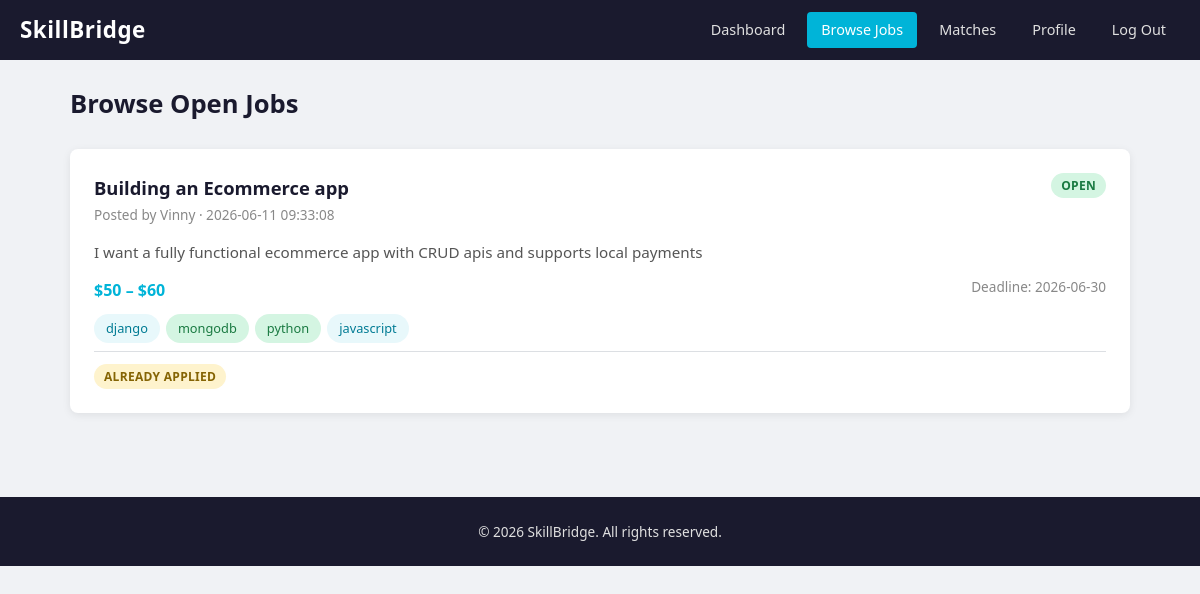
The app's page /browse_jobs.php (signed in) with its own data.
### tables this page shows
CREATE TABLE jobs (
        id INTEGER PRIMARY KEY AUTOINCREMENT,
        client_id INTEGER NOT NULL,
        title TEXT NOT NULL,
        description TEXT NOT NULL,
        budget_min REAL NOT NULL,
        budget_max REAL NOT NULL,
        deadline TEXT NOT NULL,
        status TEXT NOT NULL DEFAULT 'open' CHECK(status IN ('open', 'closed')),
        created_at DATETIME DEFAULT CURRENT_TIMESTAMP,
        FOREIGN KEY (client_id) REFERENCES users(id) ON DELETE CASCADE
    );

CREATE TABLE users (
        id INTEGER PRIMARY KEY AUTOINCREMENT,
        name TEXT NOT NULL,
        email TEXT NOT NULL UNIQUE,
        password TEXT NOT NULL,
        role TEXT NOT NULL CHECK(role IN ('freelancer', 'client')),
        bio TEXT DEFAULT '',
        hourly_rate REAL DEFAULT 0,
        availability TEXT DEFAULT 'available',
        created_at DATETIME DEFAULT CURRENT_TIMESTAMP
    );

### db.php (called while the page is built, shortened)
<?php
function isLoggedIn(): bool {
    return isset($_SESSION['user_id']);
}
function getCurrentUser(PDO $pdo): ?array {
    $stmt = $pdo->prepare('SELECT * FROM users WHERE id = ?');
    $stmt->execute([$_SESSION['user_id']]);
    return $stmt->fetch() ?: null;
}
function getUserSkills(PDO $pdo, int $userId): array {
    $stmt = $pdo->prepare('SELECT skill_name FROM skills WHERE user_id = ?');
    $stmt->execute([$userId]);
    return $stmt->fetchAll(PDO::FETCH_COLUMN);
}
function getJobSkills(PDO $pdo, int $jobId): array {
    $stmt = $pdo->prepare('SELECT skill_name FROM job_skills WHERE job_id = ?');
    $stmt->execute([$jobId]);
    return $stmt->fetchAll(PDO::FETCH_COLUMN);
}
function h(string $str): string {
    return htmlspecialchars($str, ENT_QUOTES, 'UTF-8');
}
?>

### browse_jobs.php (the view, shortened to what this page needs)
<?php
require_once __DIR__ . '/db.php';
$user = getCurrentUser($pdo);
$userSkills = getUserSkills($pdo, $user['id']);
$stmt = $pdo->prepare('
    SELECT j.*, u.name AS client_name
    FROM jobs j
    JOIN users u ON j.client_id = u.id
    WHERE j.status = ?
    ORDER BY j.created_at DESC
');
$stmt->execute(['open']);
$jobs = $stmt->fetchAll();
$stmt = $pdo->prepare('SELECT job_id FROM applications WHERE freelancer_id = ?');
$stmt->execute([$user['id']]);
$appliedJobs = $stmt->fetchAll(PDO::FETCH_COLUMN);
?>
<!DOCTYPE html>
<html lang="en">
<head>
    <link rel="stylesheet" href="style.css">
</head>
<body>
    <nav class="navbar">
        <a href="dashboard.php" class="navbar-brand">SkillBridge</a>
        <div class="navbar-links">
            <a href="dashboard.php">Dashboard</a>
            <a href="browse_jobs.php" class="active">Browse Jobs</a>
            <a href="matches.php">Matches</a>
            <a href="profile.php">Profile</a>
            <a href="logout.php">Log Out</a>
        </div>
    </nav>
    <div class="container">
        <h1 class="page-title">Browse Open Jobs</h1>
        <?php if (empty($jobs)): ?>
            <div class="empty-state">
                <p>No open jobs right now. Check back later!</p>
            </div>
        <?php else: ?>
            <?php foreach ($jobs as $job):
                $jobSkills = getJobSkills($pdo, $job['id']);
                $alreadyApplied = in_array($job['id'], $appliedJobs);
            ?>
                <div class="card">
                    <div class="card-header">
                        <div>
                            <h2 class="card-title"><?= h($job['title']) ?></h2>
                            <span class="card-meta">Posted by <?= h($job['client_name']) ?> &middot; <?= h($job['created_at']) ?></span>
                        </div>
                        <span class="badge badge-open">Open</span>
                    </div>
                    <div class="card-body"><?= nl2br(h($job['description'])) ?></div>
                    <div class="flex-between mb-8" style="flex-wrap:wrap; gap:8px;">
                        <span class="budget-range">$<?= number_format($job['budget_min']) ?> – $<?= number_format($job['budget_max']) ?></span>
                        <span class="card-meta">Deadline: <?= h($job['deadline']) ?></span>
                    </div>
                    <div class="skill-tags">
                        <?php foreach ($jobSkills as $sk): ?>
                            <span class="skill-pill <?= in_array($sk, $userSkills) ? 'match' : '' ?>"><?= h($sk) ?></span>
                        <?php endforeach; ?>
                    </div>
                    <div class="card-footer">
                        <?php if ($alreadyApplied): ?>
                            <span class="badge badge-pending">Already Applied</span>
                        <?php else: ?>
                            <button type="button" class="btn btn-primary btn-sm apply-toggle-btn" data-job-id="<?= $job['id'] ?>">Apply Now</button>
                        <?php endif; ?>
                    </div>
                </div>
            <?php endforeach; ?>
        <?php endif; ?>
    </div>
    <footer class="footer">&copy; 2026 SkillBridge. All rights reserved.</footer>
</body>
</html>

### style.css (style rules this page uses)
:root { --color-bg-dark: #1a1a2e; --color-bg-page: #f0f2f5; --color-accent: #00b4d8; --color-accent-hover: #0096b7; --color-white: #ffffff; --color-text-primary: #1a1a2e; --color-text-secondary: #555555; --color-text-light: #888888; --color-text-on-dark: #e0e0e0; --color-border: #dcdfe3; --color-danger: #e74c3c; --color-danger-hover: #c0392b; --color-success: #27ae60; --color-success-hover: #219150; --color-warning: #f39c12; --color-pill-bg: #e8f8fb; --color-pill-text: #007b94; --shadow-card: 0 2px 8px rgba(0, 0, 0, 0.08); --shadow-card-hover: 0 4px 16px rgba(0, 0, 0, 0.12); --radius: 8px; --radius-sm: 4px; --radius-pill: 50px; --font-family: 'Segoe UI', -apple-system, BlinkMacSystemFont, sans-serif; --max-width: 1100px; --nav-height: 60px; }
*, *::before, *::after { box-sizing: border-box; margin: 0; padding: 0; }
html { font-size: 16px; scroll-behavior: smooth; }
body { font-family: var(--font-family); background: var(--color-bg-page); color: var(--color-text-primary); line-height: 1.6; min-height: 100vh; }
a { color: var(--color-accent); text-decoration: none; }
.navbar { background: var(--color-bg-dark); height: var(--nav-height); display: flex; align-items: center; justify-content: space-between; padding: 0 20px; position: sticky; top: 0; z-index: 100; }
.navbar-brand { color: var(--color-white); font-size: 1.4rem; font-weight: 700; letter-spacing: 0.5px; }
.navbar-links { display: flex; align-items: center; gap: 8px; }
.navbar-links a { color: var(--color-text-on-dark); padding: 6px 14px; border-radius: var(--radius-sm); font-size: 0.9rem; transition: background 0.2s, color 0.2s; }
.navbar-links a.active { background: var(--color-accent); color: var(--color-white); }
.container { max-width: var(--max-width); margin: 0 auto; padding: 24px 20px; }
.page-title { font-size: 1.6rem; font-weight: 700; margin-bottom: 24px; color: var(--color-text-primary); }
.card { background: var(--color-white); border-radius: var(--radius); box-shadow: var(--shadow-card); padding: 24px; margin-bottom: 20px; transition: box-shadow 0.2s; }
.card-header { display: flex; justify-content: space-between; align-items: flex-start; margin-bottom: 12px; }
.card-title { font-size: 1.15rem; font-weight: 600; color: var(--color-text-primary); }
.card-meta { font-size: 0.85rem; color: var(--color-text-light); margin-bottom: 8px; }
.card-body { font-size: 0.95rem; color: var(--color-text-secondary); margin-bottom: 12px; }
.card-footer { display: flex; justify-content: space-between; align-items: center; padding-top: 12px; border-top: 1px solid var(--color-border); }
.skill-tags { display: flex; flex-wrap: wrap; gap: 6px; margin: 8px 0; }
.skill-pill { display: inline-flex; align-items: center; background: var(--color-pill-bg); color: var(--color-pill-text); padding: 4px 12px; border-radius: var(--radius-pill); font-size: 0.8rem; font-weight: 500; }
.skill-pill.match { background: #d4f5e2; color: #1a7a42; }
.badge { display: inline-block; padding: 3px 10px; border-radius: var(--radius-pill); font-size: 0.75rem; font-weight: 600; text-transform: uppercase; letter-spacing: 0.3px; }
.badge-open { background: #d4f5e2; color: #1a7a42; }
.badge-pending { background: #fef3cd; color: #856404; }
.budget-range { font-weight: 600; color: var(--color-accent); font-size: 1rem; }
.footer { background: var(--color-bg-dark); color: var(--color-text-on-dark); text-align: center; padding: 24px 20px; font-size: 0.85rem; margin-top: 40px; }
.mb-8 { margin-bottom: 8px; }
.flex-between { display: flex; justify-content: space-between; align-items: center; }

### records on screen
jobs: title "Building an Ecommerce app", client.name "Vinny", created_at "2026-06-11 09:33:08", description "I want a fully functional ecommerce app with CRUD apis and supports local payments", budget_min "50", budget_max "60", deadline "2026-06-30", sk "django", sk "mongodb", sk "python", sk "javascript", shows "ALREADY APPLIED"
